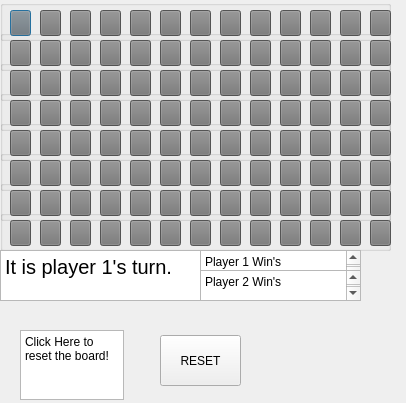
<?xml version="1.0" encoding="UTF-8"?>
<ui version="4.0">
 <class>Game</class>
 <widget class="QDialog" name="Game">
  <property name="geometry">
   <rect>
    <x>0</x>
    <y>0</y>
    <width>406</width>
    <height>403</height>
   </rect>
  </property>
  <property name="windowTitle">
   <string>Dialog</string>
  </property>
  <widget class="QGroupBox" name="Row1">
   <property name="enabled">
    <bool>true</bool>
   </property>
   <property name="geometry">
    <rect>
     <x>0</x>
     <y>0</y>
     <width>391</width>
     <height>41</height>
    </rect>
   </property>
   <property name="title">
    <string/>
   </property>
   <widget class="QPushButton" name="Coll1R1">
    <property name="geometry">
     <rect>
      <x>10</x>
      <y>10</y>
      <width>21</width>
      <height>26</height>
     </rect>
    </property>
    <property name="toolTip">
     <string>Row 1 Col 1</string>
    </property>
    <property name="styleSheet">
     <string notr="true">QPushButton {
    background-color: rgb(117, 117, 117);;
}</string>
    </property>
    <property name="text">
     <string/>
    </property>
   </widget>
   <widget class="QPushButton" name="Coll8R1">
    <property name="geometry">
     <rect>
      <x>220</x>
      <y>10</y>
      <width>21</width>
      <height>26</height>
     </rect>
    </property>
    <property name="styleSheet">
     <string notr="true">QPushButton {
    background-color: rgb(117, 117, 117);;
}</string>
    </property>
    <property name="text">
     <string/>
    </property>
   </widget>
   <widget class="QPushButton" name="Coll10R1">
    <property name="geometry">
     <rect>
      <x>280</x>
      <y>10</y>
      <width>21</width>
      <height>26</height>
     </rect>
    </property>
    <property name="styleSheet">
     <string notr="true">QPushButton {
    background-color: rgb(117, 117, 117);;
}</string>
    </property>
    <property name="text">
     <string/>
    </property>
   </widget>
   <widget class="QPushButton" name="Coll3R1">
    <property name="geometry">
     <rect>
      <x>70</x>
      <y>10</y>
      <width>21</width>
      <height>26</height>
     </rect>
    </property>
    <property name="styleSheet">
     <string notr="true">QPushButton {
    background-color: rgb(117, 117, 117);;
}</string>
    </property>
    <property name="text">
     <string/>
    </property>
   </widget>
   <widget class="QPushButton" name="Coll9R1">
    <property name="geometry">
     <rect>
      <x>250</x>
      <y>10</y>
      <width>21</width>
      <height>26</height>
     </rect>
    </property>
    <property name="styleSheet">
     <string notr="true">QPushButton {
    background-color: rgb(117, 117, 117);;
}</string>
    </property>
    <property name="text">
     <string/>
    </property>
   </widget>
   <widget class="QPushButton" name="Coll4R1">
    <property name="geometry">
     <rect>
      <x>100</x>
      <y>10</y>
      <width>21</width>
      <height>26</height>
     </rect>
    </property>
    <property name="styleSheet">
     <string notr="true">QPushButton {
    background-color: rgb(117, 117, 117);;
}</string>
    </property>
    <property name="text">
     <string/>
    </property>
   </widget>
   <widget class="QPushButton" name="Coll2R1">
    <property name="geometry">
     <rect>
      <x>40</x>
      <y>10</y>
      <width>21</width>
      <height>26</height>
     </rect>
    </property>
    <property name="styleSheet">
     <string notr="true">QPushButton {
    background-color: rgb(117, 117, 117);;
}</string>
    </property>
    <property name="text">
     <string/>
    </property>
   </widget>
   <widget class="QPushButton" name="Coll7R1">
    <property name="geometry">
     <rect>
      <x>190</x>
      <y>10</y>
      <width>21</width>
      <height>26</height>
     </rect>
    </property>
    <property name="styleSheet">
     <string notr="true">QPushButton {
    background-color: rgb(117, 117, 117);;
}</string>
    </property>
    <property name="text">
     <string/>
    </property>
   </widget>
   <widget class="QPushButton" name="Coll5R1">
    <property name="geometry">
     <rect>
      <x>130</x>
      <y>10</y>
      <width>21</width>
      <height>26</height>
     </rect>
    </property>
    <property name="styleSheet">
     <string notr="true">QPushButton {
    background-color: rgb(117, 117, 117);;
}</string>
    </property>
    <property name="text">
     <string/>
    </property>
   </widget>
   <widget class="QPushButton" name="Coll13R1">
    <property name="geometry">
     <rect>
      <x>370</x>
      <y>10</y>
      <width>21</width>
      <height>26</height>
     </rect>
    </property>
    <property name="styleSheet">
     <string notr="true">QPushButton {
    background-color: rgb(117, 117, 117);;
}</string>
    </property>
    <property name="text">
     <string/>
    </property>
   </widget>
   <widget class="QPushButton" name="Coll12R1">
    <property name="geometry">
     <rect>
      <x>340</x>
      <y>10</y>
      <width>21</width>
      <height>26</height>
     </rect>
    </property>
    <property name="styleSheet">
     <string notr="true">QPushButton {
    background-color: rgb(117, 117, 117);;
}</string>
    </property>
    <property name="text">
     <string/>
    </property>
   </widget>
   <widget class="QPushButton" name="Coll11R1">
    <property name="geometry">
     <rect>
      <x>310</x>
      <y>10</y>
      <width>21</width>
      <height>26</height>
     </rect>
    </property>
    <property name="styleSheet">
     <string notr="true">QPushButton {
    background-color: rgb(117, 117, 117);;
}</string>
    </property>
    <property name="text">
     <string/>
    </property>
   </widget>
   <widget class="QPushButton" name="Coll6R1">
    <property name="geometry">
     <rect>
      <x>160</x>
      <y>10</y>
      <width>21</width>
      <height>26</height>
     </rect>
    </property>
    <property name="styleSheet">
     <string notr="true">QPushButton {
    background-color: rgb(117, 117, 117);;
}</string>
    </property>
    <property name="text">
     <string/>
    </property>
   </widget>
  </widget>
  <widget class="QGroupBox" name="Row2">
   <property name="enabled">
    <bool>true</bool>
   </property>
   <property name="geometry">
    <rect>
     <x>0</x>
     <y>30</y>
     <width>391</width>
     <height>41</height>
    </rect>
   </property>
   <property name="title">
    <string/>
   </property>
   <widget class="QPushButton" name="Coll1R2">
    <property name="geometry">
     <rect>
      <x>10</x>
      <y>10</y>
      <width>21</width>
      <height>26</height>
     </rect>
    </property>
    <property name="toolTip">
     <string>Row 1 Col 1</string>
    </property>
    <property name="styleSheet">
     <string notr="true">QPushButton {
    background-color: rgb(117, 117, 117);;
}</string>
    </property>
    <property name="text">
     <string/>
    </property>
   </widget>
   <widget class="QPushButton" name="Coll8R2">
    <property name="geometry">
     <rect>
      <x>220</x>
      <y>10</y>
      <width>21</width>
      <height>26</height>
     </rect>
    </property>
    <property name="styleSheet">
     <string notr="true">QPushButton {
    background-color: rgb(117, 117, 117);;
}</string>
    </property>
    <property name="text">
     <string/>
    </property>
   </widget>
   <widget class="QPushButton" name="Coll10R2">
    <property name="geometry">
     <rect>
      <x>280</x>
      <y>10</y>
      <width>21</width>
      <height>26</height>
     </rect>
    </property>
    <property name="styleSheet">
     <string notr="true">QPushButton {
    background-color: rgb(117, 117, 117);;
}</string>
    </property>
    <property name="text">
     <string/>
    </property>
   </widget>
   <widget class="QPushButton" name="Coll3R2">
    <property name="geometry">
     <rect>
      <x>70</x>
      <y>10</y>
      <width>21</width>
      <height>26</height>
     </rect>
    </property>
    <property name="styleSheet">
     <string notr="true">QPushButton {
    background-color: rgb(117, 117, 117);;
}</string>
    </property>
    <property name="text">
     <string/>
    </property>
   </widget>
   <widget class="QPushButton" name="Coll9R2">
    <property name="geometry">
     <rect>
      <x>250</x>
      <y>10</y>
      <width>21</width>
      <height>26</height>
     </rect>
    </property>
    <property name="styleSheet">
     <string notr="true">QPushButton {
    background-color: rgb(117, 117, 117);;
}</string>
    </property>
    <property name="text">
     <string/>
    </property>
   </widget>
   <widget class="QPushButton" name="Coll4R2">
    <property name="geometry">
     <rect>
      <x>100</x>
      <y>10</y>
      <width>21</width>
      <height>26</height>
     </rect>
    </property>
    <property name="styleSheet">
     <string notr="true">QPushButton {
    background-color: rgb(117, 117, 117);;
}</string>
    </property>
    <property name="text">
     <string/>
    </property>
   </widget>
   <widget class="QPushButton" name="Coll2R2">
    <property name="geometry">
     <rect>
      <x>40</x>
      <y>10</y>
      <width>21</width>
      <height>26</height>
     </rect>
    </property>
    <property name="styleSheet">
     <string notr="true">QPushButton {
    background-color: rgb(117, 117, 117);;
}</string>
    </property>
    <property name="text">
     <string/>
    </property>
   </widget>
   <widget class="QPushButton" name="Coll7R2">
    <property name="geometry">
     <rect>
      <x>190</x>
      <y>10</y>
      <width>21</width>
      <height>26</height>
     </rect>
    </property>
    <property name="styleSheet">
     <string notr="true">QPushButton {
    background-color: rgb(117, 117, 117);;
}</string>
    </property>
    <property name="text">
     <string/>
    </property>
   </widget>
   <widget class="QPushButton" name="Coll5R2">
    <property name="geometry">
     <rect>
      <x>130</x>
      <y>10</y>
      <width>21</width>
      <height>26</height>
     </rect>
    </property>
    <property name="styleSheet">
     <string notr="true">QPushButton {
    background-color: rgb(117, 117, 117);;
}</string>
    </property>
    <property name="text">
     <string/>
    </property>
   </widget>
   <widget class="QPushButton" name="Coll13R2">
    <property name="geometry">
     <rect>
      <x>370</x>
      <y>10</y>
      <width>21</width>
      <height>26</height>
     </rect>
    </property>
    <property name="styleSheet">
     <string notr="true">QPushButton {
    background-color: rgb(117, 117, 117);;
}</string>
    </property>
    <property name="text">
     <string/>
    </property>
   </widget>
   <widget class="QPushButton" name="Coll12R2">
    <property name="geometry">
     <rect>
      <x>340</x>
      <y>10</y>
      <width>21</width>
      <height>26</height>
     </rect>
    </property>
    <property name="styleSheet">
     <string notr="true">QPushButton {
    background-color: rgb(117, 117, 117);;
}</string>
    </property>
    <property name="text">
     <string/>
    </property>
   </widget>
   <widget class="QPushButton" name="Coll11R2">
    <property name="geometry">
     <rect>
      <x>310</x>
      <y>10</y>
      <width>21</width>
      <height>26</height>
     </rect>
    </property>
    <property name="styleSheet">
     <string notr="true">QPushButton {
    background-color: rgb(117, 117, 117);;
}</string>
    </property>
    <property name="text">
     <string/>
    </property>
   </widget>
   <widget class="QPushButton" name="Coll6R2">
    <property name="geometry">
     <rect>
      <x>160</x>
      <y>10</y>
      <width>21</width>
      <height>26</height>
     </rect>
    </property>
    <property name="styleSheet">
     <string notr="true">QPushButton {
    background-color: rgb(117, 117, 117);;
}</string>
    </property>
    <property name="text">
     <string/>
    </property>
   </widget>
  </widget>
  <widget class="QGroupBox" name="Row3">
   <property name="enabled">
    <bool>true</bool>
   </property>
   <property name="geometry">
    <rect>
     <x>0</x>
     <y>60</y>
     <width>391</width>
     <height>41</height>
    </rect>
   </property>
   <property name="title">
    <string/>
   </property>
   <widget class="QPushButton" name="Coll1R3">
    <property name="geometry">
     <rect>
      <x>10</x>
      <y>10</y>
      <width>21</width>
      <height>26</height>
     </rect>
    </property>
    <property name="toolTip">
     <string>Row 1 Col 1</string>
    </property>
    <property name="styleSheet">
     <string notr="true">QPushButton {
    background-color: rgb(117, 117, 117);;
}</string>
    </property>
    <property name="text">
     <string/>
    </property>
   </widget>
   <widget class="QPushButton" name="Coll8R3">
    <property name="geometry">
     <rect>
      <x>220</x>
      <y>10</y>
      <width>21</width>
      <height>26</height>
     </rect>
    </property>
    <property name="styleSheet">
     <string notr="true">QPushButton {
    background-color: rgb(117, 117, 117);;
}</string>
    </property>
    <property name="text">
     <string/>
    </property>
   </widget>
   <widget class="QPushButton" name="Coll10R3">
    <property name="geometry">
     <rect>
      <x>280</x>
      <y>10</y>
      <width>21</width>
      <height>26</height>
     </rect>
    </property>
    <property name="styleSheet">
     <string notr="true">QPushButton {
    background-color: rgb(117, 117, 117);;
}</string>
    </property>
    <property name="text">
     <string/>
    </property>
   </widget>
   <widget class="QPushButton" name="Coll3R3">
    <property name="geometry">
     <rect>
      <x>70</x>
      <y>10</y>
      <width>21</width>
      <height>26</height>
     </rect>
    </property>
    <property name="styleSheet">
     <string notr="true">QPushButton {
    background-color: rgb(117, 117, 117);;
}</string>
    </property>
    <property name="text">
     <string/>
    </property>
   </widget>
   <widget class="QPushButton" name="Coll9R3">
    <property name="geometry">
     <rect>
      <x>250</x>
      <y>10</y>
      <width>21</width>
      <height>26</height>
     </rect>
    </property>
    <property name="styleSheet">
     <string notr="true">QPushButton {
    background-color: rgb(117, 117, 117);;
}</string>
    </property>
    <property name="text">
     <string/>
    </property>
   </widget>
   <widget class="QPushButton" name="Coll4R3">
    <property name="geometry">
     <rect>
      <x>100</x>
      <y>10</y>
      <width>21</width>
      <height>26</height>
     </rect>
    </property>
    <property name="styleSheet">
     <string notr="true">QPushButton {
    background-color: rgb(117, 117, 117);;
}</string>
    </property>
    <property name="text">
     <string/>
    </property>
   </widget>
   <widget class="QPushButton" name="Coll2R3">
    <property name="geometry">
     <rect>
      <x>40</x>
      <y>10</y>
      <width>21</width>
      <height>26</height>
     </rect>
    </property>
    <property name="styleSheet">
     <string notr="true">QPushButton {
    background-color: rgb(117, 117, 117);;
}</string>
    </property>
    <property name="text">
     <string/>
    </property>
   </widget>
   <widget class="QPushButton" name="Coll7R3">
    <property name="geometry">
     <rect>
      <x>190</x>
      <y>10</y>
      <width>21</width>
      <height>26</height>
     </rect>
    </property>
    <property name="styleSheet">
     <string notr="true">QPushButton {
    background-color: rgb(117, 117, 117);;
}</string>
    </property>
    <property name="text">
     <string/>
    </property>
   </widget>
   <widget class="QPushButton" name="Coll5R3">
    <property name="geometry">
     <rect>
      <x>130</x>
      <y>10</y>
      <width>21</width>
      <height>26</height>
     </rect>
    </property>
    <property name="styleSheet">
     <string notr="true">QPushButton {
    background-color: rgb(117, 117, 117);;
}</string>
    </property>
    <property name="text">
     <string/>
    </property>
   </widget>
   <widget class="QPushButton" name="Coll13R3">
    <property name="geometry">
     <rect>
      <x>370</x>
      <y>10</y>
      <width>21</width>
      <height>26</height>
     </rect>
    </property>
    <property name="styleSheet">
     <string notr="true">QPushButton {
    background-color: rgb(117, 117, 117);;
}</string>
    </property>
    <property name="text">
     <string/>
    </property>
   </widget>
   <widget class="QPushButton" name="Coll12R3">
    <property name="geometry">
     <rect>
      <x>340</x>
      <y>10</y>
      <width>21</width>
      <height>26</height>
     </rect>
    </property>
    <property name="styleSheet">
     <string notr="true">QPushButton {
    background-color: rgb(117, 117, 117);;
}</string>
    </property>
    <property name="text">
     <string/>
    </property>
   </widget>
   <widget class="QPushButton" name="Coll11R3">
    <property name="geometry">
     <rect>
      <x>310</x>
      <y>10</y>
      <width>21</width>
      <height>26</height>
     </rect>
    </property>
    <property name="styleSheet">
     <string notr="true">QPushButton {
    background-color: rgb(117, 117, 117);;
}</string>
    </property>
    <property name="text">
     <string/>
    </property>
   </widget>
   <widget class="QPushButton" name="Coll6R3">
    <property name="geometry">
     <rect>
      <x>160</x>
      <y>10</y>
      <width>21</width>
      <height>26</height>
     </rect>
    </property>
    <property name="styleSheet">
     <string notr="true">QPushButton {
    background-color: rgb(117, 117, 117);;
}</string>
    </property>
    <property name="text">
     <string/>
    </property>
   </widget>
  </widget>
  <widget class="QGroupBox" name="Row4">
   <property name="enabled">
    <bool>true</bool>
   </property>
   <property name="geometry">
    <rect>
     <x>0</x>
     <y>90</y>
     <width>391</width>
     <height>41</height>
    </rect>
   </property>
   <property name="title">
    <string/>
   </property>
   <widget class="QPushButton" name="Coll1R4">
    <property name="geometry">
     <rect>
      <x>10</x>
      <y>10</y>
      <width>21</width>
      <height>26</height>
     </rect>
    </property>
    <property name="toolTip">
     <string>Row 1 Col 1</string>
    </property>
    <property name="styleSheet">
     <string notr="true">QPushButton {
    background-color: rgb(117, 117, 117);;
}</string>
    </property>
    <property name="text">
     <string/>
    </property>
   </widget>
   <widget class="QPushButton" name="Coll8R4">
    <property name="geometry">
     <rect>
      <x>220</x>
      <y>10</y>
      <width>21</width>
      <height>26</height>
     </rect>
    </property>
    <property name="styleSheet">
     <string notr="true">QPushButton {
    background-color: rgb(117, 117, 117);;
}</string>
    </property>
    <property name="text">
     <string/>
    </property>
   </widget>
   <widget class="QPushButton" name="Coll10R4">
    <property name="geometry">
     <rect>
      <x>280</x>
      <y>10</y>
      <width>21</width>
      <height>26</height>
     </rect>
    </property>
    <property name="styleSheet">
     <string notr="true">QPushButton {
    background-color: rgb(117, 117, 117);;
}</string>
    </property>
    <property name="text">
     <string/>
    </property>
   </widget>
   <widget class="QPushButton" name="Coll3R4">
    <property name="geometry">
     <rect>
      <x>70</x>
      <y>10</y>
      <width>21</width>
      <height>26</height>
     </rect>
    </property>
    <property name="styleSheet">
     <string notr="true">QPushButton {
    background-color: rgb(117, 117, 117);;
}</string>
    </property>
    <property name="text">
     <string/>
    </property>
   </widget>
   <widget class="QPushButton" name="Coll9R4">
    <property name="geometry">
     <rect>
      <x>250</x>
      <y>10</y>
      <width>21</width>
      <height>26</height>
     </rect>
    </property>
    <property name="styleSheet">
     <string notr="true">QPushButton {
    background-color: rgb(117, 117, 117);;
}</string>
    </property>
    <property name="text">
     <string/>
    </property>
   </widget>
   <widget class="QPushButton" name="Coll4R4">
    <property name="geometry">
     <rect>
      <x>100</x>
      <y>10</y>
      <width>21</width>
      <height>26</height>
     </rect>
    </property>
    <property name="styleSheet">
     <string notr="true">QPushButton {
    background-color: rgb(117, 117, 117);;
}</string>
    </property>
    <property name="text">
     <string/>
    </property>
   </widget>
   <widget class="QPushButton" name="Coll2R4">
    <property name="geometry">
     <rect>
      <x>40</x>
      <y>10</y>
      <width>21</width>
      <height>26</height>
     </rect>
    </property>
    <property name="styleSheet">
     <string notr="true">QPushButton {
    background-color: rgb(117, 117, 117);;
}</string>
    </property>
    <property name="text">
     <string/>
    </property>
   </widget>
   <widget class="QPushButton" name="Coll7R4">
    <property name="geometry">
     <rect>
      <x>190</x>
      <y>10</y>
      <width>21</width>
      <height>26</height>
     </rect>
    </property>
    <property name="styleSheet">
     <string notr="true">QPushButton {
    background-color: rgb(117, 117, 117);;
}</string>
    </property>
    <property name="text">
     <string/>
    </property>
   </widget>
   <widget class="QPushButton" name="Coll5R4">
    <property name="geometry">
     <rect>
      <x>130</x>
      <y>10</y>
      <width>21</width>
      <height>26</height>
     </rect>
    </property>
    <property name="styleSheet">
     <string notr="true">QPushButton {
    background-color: rgb(117, 117, 117);;
}</string>
    </property>
    <property name="text">
     <string/>
    </property>
   </widget>
   <widget class="QPushButton" name="Coll13R4">
    <property name="geometry">
     <rect>
      <x>370</x>
      <y>10</y>
      <width>21</width>
      <height>26</height>
     </rect>
    </property>
    <property name="styleSheet">
     <string notr="true">QPushButton {
    background-color: rgb(117, 117, 117);;
}</string>
    </property>
    <property name="text">
     <string/>
    </property>
   </widget>
   <widget class="QPushButton" name="Coll12R4">
    <property name="geometry">
     <rect>
      <x>340</x>
      <y>10</y>
      <width>21</width>
      <height>26</height>
     </rect>
    </property>
    <property name="styleSheet">
     <string notr="true">QPushButton {
    background-color: rgb(117, 117, 117);;
}</string>
    </property>
    <property name="text">
     <string/>
    </property>
   </widget>
   <widget class="QPushButton" name="Coll11R4">
    <property name="geometry">
     <rect>
      <x>310</x>
      <y>10</y>
      <width>21</width>
      <height>26</height>
     </rect>
    </property>
    <property name="styleSheet">
     <string notr="true">QPushButton {
    background-color: rgb(117, 117, 117);;
}</string>
    </property>
    <property name="text">
     <string/>
    </property>
   </widget>
   <widget class="QPushButton" name="Coll6R4">
    <property name="geometry">
     <rect>
      <x>160</x>
      <y>10</y>
      <width>21</width>
      <height>26</height>
     </rect>
    </property>
    <property name="styleSheet">
     <string notr="true">QPushButton {
    background-color: rgb(117, 117, 117);;
}</string>
    </property>
    <property name="text">
     <string/>
    </property>
   </widget>
  </widget>
  <widget class="QGroupBox" name="Row5">
   <property name="enabled">
    <bool>true</bool>
   </property>
   <property name="geometry">
    <rect>
     <x>0</x>
     <y>120</y>
     <width>391</width>
     <height>41</height>
    </rect>
   </property>
   <property name="title">
    <string/>
   </property>
   <widget class="QPushButton" name="Coll1R5">
    <property name="geometry">
     <rect>
      <x>10</x>
      <y>10</y>
      <width>21</width>
      <height>26</height>
     </rect>
    </property>
    <property name="toolTip">
     <string>Row 1 Col 1</string>
    </property>
    <property name="styleSheet">
     <string notr="true">QPushButton {
    background-color: rgb(117, 117, 117);;
}</string>
    </property>
    <property name="text">
     <string/>
    </property>
   </widget>
   <widget class="QPushButton" name="Coll8R5">
    <property name="geometry">
     <rect>
      <x>220</x>
      <y>10</y>
      <width>21</width>
      <height>26</height>
     </rect>
    </property>
    <property name="styleSheet">
     <string notr="true">QPushButton {
    background-color: rgb(117, 117, 117);;
}</string>
    </property>
    <property name="text">
     <string/>
    </property>
   </widget>
   <widget class="QPushButton" name="Coll10R5">
    <property name="geometry">
     <rect>
      <x>280</x>
      <y>10</y>
      <width>21</width>
      <height>26</height>
     </rect>
    </property>
    <property name="styleSheet">
     <string notr="true">QPushButton {
    background-color: rgb(117, 117, 117);;
}</string>
    </property>
    <property name="text">
     <string/>
    </property>
   </widget>
   <widget class="QPushButton" name="Coll3R5">
    <property name="geometry">
     <rect>
      <x>70</x>
      <y>10</y>
      <width>21</width>
      <height>26</height>
     </rect>
    </property>
    <property name="styleSheet">
     <string notr="true">QPushButton {
    background-color: rgb(117, 117, 117);;
}</string>
    </property>
    <property name="text">
     <string/>
    </property>
   </widget>
   <widget class="QPushButton" name="Coll9R5">
    <property name="geometry">
     <rect>
      <x>250</x>
      <y>10</y>
      <width>21</width>
      <height>26</height>
     </rect>
    </property>
    <property name="styleSheet">
     <string notr="true">QPushButton {
    background-color: rgb(117, 117, 117);;
}</string>
    </property>
    <property name="text">
     <string/>
    </property>
   </widget>
   <widget class="QPushButton" name="Coll4R5">
    <property name="geometry">
     <rect>
      <x>100</x>
      <y>10</y>
      <width>21</width>
      <height>26</height>
     </rect>
    </property>
    <property name="styleSheet">
     <string notr="true">QPushButton {
    background-color: rgb(117, 117, 117);;
}</string>
    </property>
    <property name="text">
     <string/>
    </property>
   </widget>
   <widget class="QPushButton" name="Coll2R5">
    <property name="geometry">
     <rect>
      <x>40</x>
      <y>10</y>
      <width>21</width>
      <height>26</height>
     </rect>
    </property>
    <property name="styleSheet">
     <string notr="true">QPushButton {
    background-color: rgb(117, 117, 117);;
}</string>
    </property>
    <property name="text">
     <string/>
    </property>
   </widget>
   <widget class="QPushButton" name="Coll7R5">
    <property name="geometry">
     <rect>
      <x>190</x>
      <y>10</y>
      <width>21</width>
      <height>26</height>
     </rect>
    </property>
    <property name="styleSheet">
     <string notr="true">QPushButton {
    background-color: rgb(117, 117, 117);;
}</string>
    </property>
    <property name="text">
     <string/>
    </property>
   </widget>
   <widget class="QPushButton" name="Coll5R5">
    <property name="geometry">
     <rect>
      <x>130</x>
      <y>10</y>
      <width>21</width>
      <height>26</height>
     </rect>
    </property>
    <property name="styleSheet">
     <string notr="true">QPushButton {
    background-color: rgb(117, 117, 117);;
}</string>
    </property>
    <property name="text">
     <string/>
    </property>
   </widget>
   <widget class="QPushButton" name="Coll13R5">
    <property name="geometry">
     <rect>
      <x>370</x>
      <y>10</y>
      <width>21</width>
      <height>26</height>
     </rect>
    </property>
    <property name="styleSheet">
     <string notr="true">QPushButton {
    background-color: rgb(117, 117, 117);;
}</string>
    </property>
    <property name="text">
     <string/>
    </property>
   </widget>
   <widget class="QPushButton" name="Coll12R5">
    <property name="geometry">
     <rect>
      <x>340</x>
      <y>10</y>
      <width>21</width>
      <height>26</height>
     </rect>
    </property>
    <property name="styleSheet">
     <string notr="true">QPushButton {
    background-color: rgb(117, 117, 117);;
}</string>
    </property>
    <property name="text">
     <string/>
    </property>
   </widget>
   <widget class="QPushButton" name="Coll11R5">
    <property name="geometry">
     <rect>
      <x>310</x>
      <y>10</y>
      <width>21</width>
      <height>26</height>
     </rect>
    </property>
    <property name="styleSheet">
     <string notr="true">QPushButton {
    background-color: rgb(117, 117, 117);;
}</string>
    </property>
    <property name="text">
     <string/>
    </property>
   </widget>
   <widget class="QPushButton" name="Coll6R5">
    <property name="geometry">
     <rect>
      <x>160</x>
      <y>10</y>
      <width>21</width>
      <height>26</height>
     </rect>
    </property>
    <property name="styleSheet">
     <string notr="true">QPushButton {
    background-color: rgb(117, 117, 117);;
}</string>
    </property>
    <property name="text">
     <string/>
    </property>
   </widget>
  </widget>
  <widget class="QGroupBox" name="Row6">
   <property name="enabled">
    <bool>true</bool>
   </property>
   <property name="geometry">
    <rect>
     <x>0</x>
     <y>150</y>
     <width>391</width>
     <height>41</height>
    </rect>
   </property>
   <property name="title">
    <string/>
   </property>
   <widget class="QPushButton" name="Coll1R6">
    <property name="geometry">
     <rect>
      <x>10</x>
      <y>10</y>
      <width>21</width>
      <height>26</height>
     </rect>
    </property>
    <property name="toolTip">
     <string>Row 1 Col 1</string>
    </property>
    <property name="styleSheet">
     <string notr="true">QPushButton {
    background-color: rgb(117, 117, 117);;
}</string>
    </property>
    <property name="text">
     <string/>
    </property>
   </widget>
   <widget class="QPushButton" name="Coll8R6">
    <property name="geometry">
     <rect>
      <x>220</x>
      <y>10</y>
      <width>21</width>
      <height>26</height>
     </rect>
    </property>
    <property name="styleSheet">
     <string notr="true">QPushButton {
    background-color: rgb(117, 117, 117);;
}</string>
    </property>
    <property name="text">
     <string/>
    </property>
   </widget>
   <widget class="QPushButton" name="Coll10R6">
    <property name="geometry">
     <rect>
      <x>280</x>
      <y>10</y>
      <width>21</width>
      <height>26</height>
     </rect>
    </property>
    <property name="styleSheet">
     <string notr="true">QPushButton {
    background-color: rgb(117, 117, 117);;
}</string>
    </property>
    <property name="text">
     <string/>
    </property>
   </widget>
   <widget class="QPushButton" name="Coll3R6">
    <property name="geometry">
     <rect>
      <x>70</x>
      <y>10</y>
      <width>21</width>
      <height>26</height>
     </rect>
    </property>
    <property name="styleSheet">
     <string notr="true">QPushButton {
    background-color: rgb(117, 117, 117);;
}</string>
    </property>
    <property name="text">
     <string/>
    </property>
   </widget>
   <widget class="QPushButton" name="Coll9R6">
    <property name="geometry">
     <rect>
      <x>250</x>
      <y>10</y>
      <width>21</width>
      <height>26</height>
     </rect>
    </property>
    <property name="styleSheet">
     <string notr="true">QPushButton {
    background-color: rgb(117, 117, 117);;
}</string>
    </property>
    <property name="text">
     <string/>
    </property>
   </widget>
   <widget class="QPushButton" name="Coll4R6">
    <property name="geometry">
     <rect>
      <x>100</x>
      <y>10</y>
      <width>21</width>
      <height>26</height>
     </rect>
    </property>
    <property name="styleSheet">
     <string notr="true">QPushButton {
    background-color: rgb(117, 117, 117);;
}</string>
    </property>
    <property name="text">
     <string/>
    </property>
   </widget>
   <widget class="QPushButton" name="Coll2R6">
    <property name="geometry">
     <rect>
      <x>40</x>
      <y>10</y>
      <width>21</width>
      <height>26</height>
     </rect>
    </property>
    <property name="styleSheet">
     <string notr="true">QPushButton {
    background-color: rgb(117, 117, 117);;
}</string>
    </property>
    <property name="text">
     <string/>
    </property>
   </widget>
   <widget class="QPushButton" name="Coll7R6">
    <property name="geometry">
     <rect>
      <x>190</x>
      <y>10</y>
      <width>21</width>
      <height>26</height>
     </rect>
    </property>
    <property name="styleSheet">
     <string notr="true">QPushButton {
    background-color: rgb(117, 117, 117);;
}</string>
    </property>
    <property name="text">
     <string/>
    </property>
   </widget>
   <widget class="QPushButton" name="Coll5R6">
    <property name="geometry">
     <rect>
      <x>130</x>
      <y>10</y>
      <width>21</width>
      <height>26</height>
     </rect>
    </property>
    <property name="styleSheet">
     <string notr="true">QPushButton {
    background-color: rgb(117, 117, 117);;
}</string>
    </property>
    <property name="text">
     <string/>
    </property>
   </widget>
   <widget class="QPushButton" name="Coll13R6">
    <property name="geometry">
     <rect>
      <x>370</x>
      <y>10</y>
      <width>21</width>
      <height>26</height>
     </rect>
    </property>
    <property name="styleSheet">
     <string notr="true">QPushButton {
    background-color: rgb(117, 117, 117);;
}</string>
    </property>
    <property name="text">
     <string/>
    </property>
   </widget>
   <widget class="QPushButton" name="Coll12R6">
    <property name="geometry">
     <rect>
      <x>340</x>
      <y>10</y>
      <width>21</width>
      <height>26</height>
     </rect>
    </property>
    <property name="styleSheet">
     <string notr="true">QPushButton {
    background-color: rgb(117, 117, 117);;
}</string>
    </property>
    <property name="text">
     <string/>
    </property>
   </widget>
   <widget class="QPushButton" name="Coll11R6">
    <property name="geometry">
     <rect>
      <x>310</x>
      <y>10</y>
      <width>21</width>
      <height>26</height>
     </rect>
    </property>
    <property name="styleSheet">
     <string notr="true">QPushButton {
    background-color: rgb(117, 117, 117);;
}</string>
    </property>
    <property name="text">
     <string/>
    </property>
   </widget>
   <widget class="QPushButton" name="Coll6R6">
    <property name="geometry">
     <rect>
      <x>160</x>
      <y>10</y>
      <width>21</width>
      <height>26</height>
     </rect>
    </property>
    <property name="styleSheet">
     <string notr="true">QPushButton {
    background-color: rgb(117, 117, 117);;
}</string>
    </property>
    <property name="text">
     <string/>
    </property>
   </widget>
  </widget>
  <widget class="QGroupBox" name="Row7">
   <property name="enabled">
    <bool>true</bool>
   </property>
   <property name="geometry">
    <rect>
     <x>0</x>
     <y>180</y>
     <width>391</width>
     <height>41</height>
    </rect>
   </property>
   <property name="title">
    <string/>
   </property>
   <widget class="QPushButton" name="Coll1R7">
    <property name="geometry">
     <rect>
      <x>10</x>
      <y>10</y>
      <width>21</width>
      <height>26</height>
     </rect>
    </property>
    <property name="toolTip">
     <string>Row 1 Col 1</string>
    </property>
    <property name="styleSheet">
     <string notr="true">QPushButton {
    background-color: rgb(117, 117, 117);;
}</string>
    </property>
    <property name="text">
     <string/>
    </property>
   </widget>
   <widget class="QPushButton" name="Coll8R7">
    <property name="geometry">
     <rect>
      <x>220</x>
      <y>10</y>
      <width>21</width>
      <height>26</height>
     </rect>
    </property>
    <property name="styleSheet">
     <string notr="true">QPushButton {
    background-color: rgb(117, 117, 117);;
}</string>
    </property>
    <property name="text">
     <string/>
    </property>
   </widget>
   <widget class="QPushButton" name="Coll10R7">
    <property name="geometry">
     <rect>
      <x>280</x>
      <y>10</y>
      <width>21</width>
      <height>26</height>
     </rect>
    </property>
    <property name="styleSheet">
     <string notr="true">QPushButton {
    background-color: rgb(117, 117, 117);;
}</string>
    </property>
    <property name="text">
     <string/>
    </property>
   </widget>
   <widget class="QPushButton" name="Coll3R7">
    <property name="geometry">
     <rect>
      <x>70</x>
      <y>10</y>
      <width>21</width>
      <height>26</height>
     </rect>
    </property>
    <property name="styleSheet">
     <string notr="true">QPushButton {
    background-color: rgb(117, 117, 117);;
}</string>
    </property>
    <property name="text">
     <string/>
    </property>
   </widget>
   <widget class="QPushButton" name="Coll9R7">
    <property name="geometry">
     <rect>
      <x>250</x>
      <y>10</y>
      <width>21</width>
      <height>26</height>
     </rect>
    </property>
    <property name="styleSheet">
     <string notr="true">QPushButton {
    background-color: rgb(117, 117, 117);;
}</string>
    </property>
    <property name="text">
     <string/>
    </property>
   </widget>
   <widget class="QPushButton" name="Coll4R7">
    <property name="geometry">
     <rect>
      <x>100</x>
      <y>10</y>
      <width>21</width>
      <height>26</height>
     </rect>
    </property>
    <property name="styleSheet">
     <string notr="true">QPushButton {
    background-color: rgb(117, 117, 117);;
}</string>
    </property>
    <property name="text">
     <string/>
    </property>
   </widget>
   <widget class="QPushButton" name="Coll2R7">
    <property name="geometry">
     <rect>
      <x>40</x>
      <y>10</y>
      <width>21</width>
      <height>26</height>
     </rect>
    </property>
    <property name="styleSheet">
     <string notr="true">QPushButton {
    background-color: rgb(117, 117, 117);;
}</string>
    </property>
    <property name="text">
     <string/>
    </property>
   </widget>
   <widget class="QPushButton" name="Coll7R7">
    <property name="geometry">
     <rect>
      <x>190</x>
      <y>10</y>
      <width>21</width>
      <height>26</height>
     </rect>
    </property>
    <property name="styleSheet">
     <string notr="true">QPushButton {
    background-color: rgb(117, 117, 117);;
}</string>
    </property>
    <property name="text">
     <string/>
    </property>
   </widget>
   <widget class="QPushButton" name="Coll5R7">
    <property name="geometry">
     <rect>
      <x>130</x>
      <y>10</y>
      <width>21</width>
      <height>26</height>
     </rect>
    </property>
    <property name="styleSheet">
     <string notr="true">QPushButton {
    background-color: rgb(117, 117, 117);;
}</string>
    </property>
    <property name="text">
     <string/>
    </property>
   </widget>
   <widget class="QPushButton" name="Coll13R7">
    <property name="geometry">
     <rect>
      <x>370</x>
      <y>10</y>
      <width>21</width>
      <height>26</height>
     </rect>
    </property>
    <property name="styleSheet">
     <string notr="true">QPushButton {
    background-color: rgb(117, 117, 117);;
}</string>
    </property>
    <property name="text">
     <string/>
    </property>
   </widget>
   <widget class="QPushButton" name="Coll12R7">
    <property name="geometry">
     <rect>
      <x>340</x>
      <y>10</y>
      <width>21</width>
      <height>26</height>
     </rect>
    </property>
    <property name="styleSheet">
     <string notr="true">QPushButton {
    background-color: rgb(117, 117, 117);;
}</string>
    </property>
    <property name="text">
     <string/>
    </property>
   </widget>
   <widget class="QPushButton" name="Coll11R7">
    <property name="geometry">
     <rect>
      <x>310</x>
      <y>10</y>
      <width>21</width>
      <height>26</height>
     </rect>
    </property>
    <property name="styleSheet">
     <string notr="true">QPushButton {
    background-color: rgb(117, 117, 117);;
}</string>
    </property>
    <property name="text">
     <string/>
    </property>
   </widget>
   <widget class="QPushButton" name="Coll6R7">
    <property name="geometry">
     <rect>
      <x>160</x>
      <y>10</y>
      <width>21</width>
      <height>26</height>
     </rect>
    </property>
    <property name="styleSheet">
     <string notr="true">QPushButton {
    background-color: rgb(117, 117, 117);;
}</string>
    </property>
    <property name="text">
     <string/>
    </property>
   </widget>
  </widget>
  <widget class="QGroupBox" name="Row8">
   <property name="enabled">
    <bool>true</bool>
   </property>
   <property name="geometry">
    <rect>
     <x>0</x>
     <y>210</y>
     <width>391</width>
     <height>41</height>
    </rect>
   </property>
   <property name="title">
    <string/>
   </property>
   <widget class="QPushButton" name="Coll1R8">
    <property name="geometry">
     <rect>
      <x>10</x>
      <y>10</y>
      <width>21</width>
      <height>26</height>
     </rect>
    </property>
    <property name="toolTip">
     <string>Row 1 Col 1</string>
    </property>
    <property name="styleSheet">
     <string notr="true">QPushButton {
    background-color: rgb(117, 117, 117);;
}</string>
    </property>
    <property name="text">
     <string/>
    </property>
   </widget>
   <widget class="QPushButton" name="Coll8R8">
    <property name="geometry">
     <rect>
      <x>220</x>
      <y>10</y>
      <width>21</width>
      <height>26</height>
     </rect>
    </property>
    <property name="styleSheet">
     <string notr="true">QPushButton {
    background-color: rgb(117, 117, 117);;
}</string>
    </property>
    <property name="text">
     <string/>
    </property>
   </widget>
   <widget class="QPushButton" name="Coll10R8">
    <property name="geometry">
     <rect>
      <x>280</x>
      <y>10</y>
      <width>21</width>
      <height>26</height>
     </rect>
    </property>
    <property name="styleSheet">
     <string notr="true">QPushButton {
    background-color: rgb(117, 117, 117);;
}</string>
    </property>
    <property name="text">
     <string/>
    </property>
   </widget>
   <widget class="QPushButton" name="Coll3R8">
    <property name="geometry">
     <rect>
      <x>70</x>
      <y>10</y>
      <width>21</width>
      <height>26</height>
     </rect>
    </property>
    <property name="styleSheet">
     <string notr="true">QPushButton {
    background-color: rgb(117, 117, 117);;
}</string>
    </property>
    <property name="text">
     <string/>
    </property>
   </widget>
   <widget class="QPushButton" name="Coll9R8">
    <property name="geometry">
     <rect>
      <x>250</x>
      <y>10</y>
      <width>21</width>
      <height>26</height>
     </rect>
    </property>
    <property name="styleSheet">
     <string notr="true">QPushButton {
    background-color: rgb(117, 117, 117);;
}</string>
    </property>
    <property name="text">
     <string/>
    </property>
   </widget>
   <widget class="QPushButton" name="Coll4R8">
    <property name="geometry">
     <rect>
      <x>100</x>
      <y>10</y>
      <width>21</width>
      <height>26</height>
     </rect>
    </property>
    <property name="styleSheet">
     <string notr="true">QPushButton {
    background-color: rgb(117, 117, 117);;
}</string>
    </property>
    <property name="text">
     <string/>
    </property>
   </widget>
   <widget class="QPushButton" name="Coll2R8">
    <property name="geometry">
     <rect>
      <x>40</x>
      <y>10</y>
      <width>21</width>
      <height>26</height>
     </rect>
    </property>
    <property name="styleSheet">
     <string notr="true">QPushButton {
    background-color: rgb(117, 117, 117);;
}</string>
    </property>
    <property name="text">
     <string/>
    </property>
   </widget>
   <widget class="QPushButton" name="Coll7R8">
    <property name="geometry">
     <rect>
      <x>190</x>
      <y>10</y>
      <width>21</width>
      <height>26</height>
     </rect>
    </property>
    <property name="styleSheet">
     <string notr="true">QPushButton {
    background-color: rgb(117, 117, 117);;
}</string>
    </property>
    <property name="text">
     <string/>
    </property>
   </widget>
   <widget class="QPushButton" name="Coll5R8">
    <property name="geometry">
     <rect>
      <x>130</x>
      <y>10</y>
      <width>21</width>
      <height>26</height>
     </rect>
    </property>
    <property name="styleSheet">
     <string notr="true">QPushButton {
    background-color: rgb(117, 117, 117);;
}</string>
    </property>
    <property name="text">
     <string/>
    </property>
   </widget>
   <widget class="QPushButton" name="Coll13R8">
    <property name="geometry">
     <rect>
      <x>370</x>
      <y>10</y>
      <width>21</width>
      <height>26</height>
     </rect>
    </property>
    <property name="styleSheet">
     <string notr="true">QPushButton {
    background-color: rgb(117, 117, 117);;
}</string>
    </property>
    <property name="text">
     <string/>
    </property>
   </widget>
   <widget class="QPushButton" name="Coll12R8">
    <property name="geometry">
     <rect>
      <x>340</x>
      <y>10</y>
      <width>21</width>
      <height>26</height>
     </rect>
    </property>
    <property name="styleSheet">
     <string notr="true">QPushButton {
    background-color: rgb(117, 117, 117);;
}</string>
    </property>
    <property name="text">
     <string/>
    </property>
   </widget>
   <widget class="QPushButton" name="Coll11R8">
    <property name="geometry">
     <rect>
      <x>310</x>
      <y>10</y>
      <width>21</width>
      <height>26</height>
     </rect>
    </property>
    <property name="styleSheet">
     <string notr="true">QPushButton {
    background-color: rgb(117, 117, 117);;
}</string>
    </property>
    <property name="text">
     <string/>
    </property>
   </widget>
   <widget class="QPushButton" name="Coll6R8">
    <property name="geometry">
     <rect>
      <x>160</x>
      <y>10</y>
      <width>21</width>
      <height>26</height>
     </rect>
    </property>
    <property name="styleSheet">
     <string notr="true">QPushButton {
    background-color: rgb(117, 117, 117);;
}</string>
    </property>
    <property name="text">
     <string/>
    </property>
   </widget>
  </widget>
  <widget class="QPlainTextEdit" name="PlayerTurnText">
   <property name="geometry">
    <rect>
     <x>0</x>
     <y>250</y>
     <width>201</width>
     <height>51</height>
    </rect>
   </property>
   <property name="font">
    <font>
     <pointsize>15</pointsize>
    </font>
   </property>
   <property name="plainText">
    <string>It is player 1's turn.</string>
   </property>
  </widget>
  <widget class="QPlainTextEdit" name="Player1WinText">
   <property name="geometry">
    <rect>
     <x>200</x>
     <y>250</y>
     <width>161</width>
     <height>31</height>
    </rect>
   </property>
   <property name="plainText">
    <string>Player 1 Win's
</string>
   </property>
  </widget>
  <widget class="QPlainTextEdit" name="Player2WinText">
   <property name="geometry">
    <rect>
     <x>200</x>
     <y>270</y>
     <width>161</width>
     <height>31</height>
    </rect>
   </property>
   <property name="plainText">
    <string>Player 2 Win's
</string>
   </property>
  </widget>
  <widget class="QPlainTextEdit" name="plainTextEdit">
   <property name="geometry">
    <rect>
     <x>20</x>
     <y>330</y>
     <width>104</width>
     <height>70</height>
    </rect>
   </property>
   <property name="plainText">
    <string>Click Here to reset the board!</string>
   </property>
  </widget>
  <widget class="QPushButton" name="resetButton">
   <property name="geometry">
    <rect>
     <x>160</x>
     <y>335</y>
     <width>81</width>
     <height>51</height>
    </rect>
   </property>
   <property name="autoFillBackground">
    <bool>true</bool>
   </property>
   <property name="styleSheet">
    <string notr="true">button-&gt;setStyleSheet(R&quot;(
    QPushButton {
        background-color: red;
        border: none;
        color: white; /* Optional: set text color */
        padding: 5px 10px; /* Optional: add some padding */
        border-radius: 5px; /* Optional: rounded corners */
    }
    
    QPushButton:hover {
        background-color: darkred; /* Optional: change color on hover */
    }
)&quot;);
</string>
   </property>
   <property name="text">
    <string>RESET</string>
   </property>
  </widget>
 </widget>
 <resources/>
 <connections/>
</ui>
